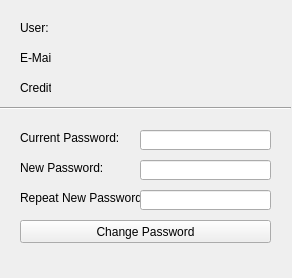
<?xml version="1.0" encoding="UTF-8"?>
<ui version="4.0">
 <class>MyEXAccount</class>
 <widget class="QWidget" name="MyEXAccount">
  <property name="geometry">
   <rect>
    <x>0</x>
    <y>0</y>
    <width>292</width>
    <height>278</height>
   </rect>
  </property>
  <property name="windowTitle">
   <string>Form</string>
  </property>
  <widget class="QLabel" name="lblUser">
   <property name="geometry">
    <rect>
     <x>20</x>
     <y>20</y>
     <width>31</width>
     <height>16</height>
    </rect>
   </property>
   <property name="text">
    <string>User:</string>
   </property>
  </widget>
  <widget class="QLabel" name="lblMail">
   <property name="geometry">
    <rect>
     <x>20</x>
     <y>50</y>
     <width>31</width>
     <height>16</height>
    </rect>
   </property>
   <property name="text">
    <string>E-Mai:</string>
   </property>
  </widget>
  <widget class="QLabel" name="lblCredit">
   <property name="geometry">
    <rect>
     <x>20</x>
     <y>80</y>
     <width>31</width>
     <height>16</height>
    </rect>
   </property>
   <property name="text">
    <string>Credit:</string>
   </property>
  </widget>
  <widget class="QLabel" name="lblMailOutput">
   <property name="geometry">
    <rect>
     <x>60</x>
     <y>50</y>
     <width>211</width>
     <height>16</height>
    </rect>
   </property>
   <property name="text">
    <string/>
   </property>
  </widget>
  <widget class="QLabel" name="lblUserOutput">
   <property name="geometry">
    <rect>
     <x>60</x>
     <y>20</y>
     <width>211</width>
     <height>16</height>
    </rect>
   </property>
   <property name="text">
    <string/>
   </property>
  </widget>
  <widget class="QLabel" name="lblCreditOutput">
   <property name="geometry">
    <rect>
     <x>60</x>
     <y>80</y>
     <width>211</width>
     <height>16</height>
    </rect>
   </property>
   <property name="text">
    <string/>
   </property>
  </widget>
  <widget class="QLabel" name="lblNewPassword">
   <property name="geometry">
    <rect>
     <x>20</x>
     <y>160</y>
     <width>91</width>
     <height>16</height>
    </rect>
   </property>
   <property name="text">
    <string>New Password:</string>
   </property>
  </widget>
  <widget class="QLabel" name="lblCurrentPassword">
   <property name="geometry">
    <rect>
     <x>20</x>
     <y>130</y>
     <width>101</width>
     <height>16</height>
    </rect>
   </property>
   <property name="text">
    <string>Current Password:</string>
   </property>
  </widget>
  <widget class="QLabel" name="lblNewPassword_2">
   <property name="geometry">
    <rect>
     <x>20</x>
     <y>190</y>
     <width>121</width>
     <height>16</height>
    </rect>
   </property>
   <property name="text">
    <string>Repeat New Password:</string>
   </property>
  </widget>
  <widget class="Line" name="line">
   <property name="geometry">
    <rect>
     <x>0</x>
     <y>100</y>
     <width>291</width>
     <height>16</height>
    </rect>
   </property>
   <property name="orientation">
    <enum>Qt::Horizontal</enum>
   </property>
  </widget>
  <widget class="QLabel" name="lblInfoOutput">
   <property name="geometry">
    <rect>
     <x>20</x>
     <y>250</y>
     <width>251</width>
     <height>16</height>
    </rect>
   </property>
   <property name="text">
    <string/>
   </property>
  </widget>
  <widget class="QPushButton" name="btnChangePW">
   <property name="geometry">
    <rect>
     <x>20</x>
     <y>220</y>
     <width>251</width>
     <height>23</height>
    </rect>
   </property>
   <property name="text">
    <string>Change Password</string>
   </property>
  </widget>
  <widget class="QLineEdit" name="edtCurrentPassword">
   <property name="geometry">
    <rect>
     <x>140</x>
     <y>130</y>
     <width>131</width>
     <height>20</height>
    </rect>
   </property>
  </widget>
  <widget class="QLineEdit" name="edtNewPassword">
   <property name="geometry">
    <rect>
     <x>140</x>
     <y>160</y>
     <width>131</width>
     <height>20</height>
    </rect>
   </property>
  </widget>
  <widget class="QLineEdit" name="edtNewPassword_2">
   <property name="geometry">
    <rect>
     <x>140</x>
     <y>190</y>
     <width>131</width>
     <height>20</height>
    </rect>
   </property>
  </widget>
 </widget>
 <resources/>
 <connections/>
</ui>
